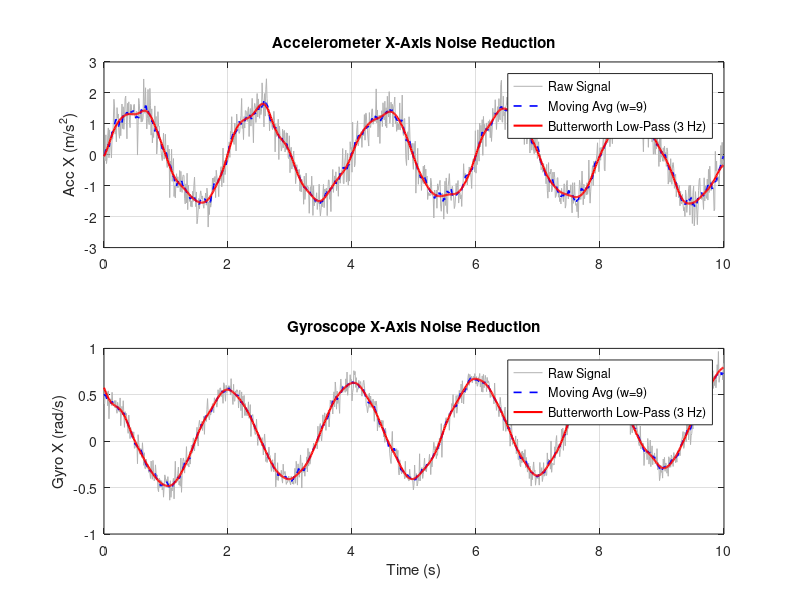

Write the MATLAB code that produced this figure.
function imu_analysis_demo()
% 1. Setup Parameters
sample_rate = 100.0; % Sampling Frequency (Hz)
duration = 10.0;     % Duration (seconds)
t = (0:1/sample_rate:duration - 1/sample_rate)';
num_samples = length(t);

% 2. Generate Ground Truth Signals (True Motion)
% Accelerometer (m/s^2) - X, Y motion & Z gravity
acc_x_true = 1.5 * sin(2 * pi * 0.5 * t);
acc_y_true = 0.8 * cos(2 * pi * 0.25 * t);
acc_z_true = 9.81 + 0.5 * sin(2 * pi * 1.0 * t);

% Gyroscope (rad/s) - Angular velocities
gyro_x_true = 0.5 * cos(2 * pi * 0.5 * t);
gyro_y_true = 0.3 * sin(2 * pi * 0.8 * t);
gyro_z_true = 0.1 * ones(size(t));

% 3. Add Gaussian Noise and Gyro Drift
rng(42); % Set seed for reproducibility
acc_noise = 0.4 * randn(num_samples, 3);
gyro_noise = 0.08 * randn(num_samples, 3);
gyro_drift = linspace(0, 0.25, num_samples)'; % Low-frequency bias

raw_acc = [acc_x_true, acc_y_true, acc_z_true] + acc_noise;
raw_gyro = [gyro_x_true + gyro_drift, gyro_y_true, gyro_z_true] + gyro_noise;

% 4. Statistical Analysis (Summary Output)
fprintf('=== Raw Accelerometer Summary (X-axis) ===\n');
fprintf('Mean: %.4f | Std: %.4f | Min: %.4f | Max: %.4f\n\n', ...
    mean(raw_acc(:,1)), std(raw_acc(:,1)), min(raw_acc(:,1)), max(raw_acc(:,1)));

% 5. Noise Reduction Filtering

% Method A: Moving Average Filter (Window Size = 9)
window_size = 9;
ma_acc_x = movmean(raw_acc(:,1), window_size);
ma_gyro_x = movmean(raw_gyro(:,1), window_size);

% Method B: Butterworth Low-Pass Filter (Cutoff = 3 Hz, Order = 4)
cutoff_freq = 3.0; 
nyquist = sample_rate / 2;
norm_cutoff = cutoff_freq / nyquist;
[b, a] = butter(4, norm_cutoff, 'low');

% Zero-phase filtering using filtfilt
butter_acc_x = filtfilt(b, a, raw_acc(:,1));
butter_gyro_x = filtfilt(b, a, raw_gyro(:,1));

% 6. Visualization
figure('Name', 'IMU Noise Reduction Analysis', 'NumberTitle', 'off');

% Plot Accelerometer X
subplot(2,1,1);
plot(t, raw_acc(:,1), 'Color', [0.7 0.7 0.7], 'DisplayName', 'Raw Signal'); hold on;
plot(t, ma_acc_x, '--b', 'LineWidth', 1.2, 'DisplayName', 'Moving Avg (w=9)');
plot(t, butter_acc_x, '-r', 'LineWidth', 1.5, 'DisplayName', 'Butterworth Low-Pass (3 Hz)');
hold off;
grid on;
title('Accelerometer X-Axis Noise Reduction');
ylabel('Acc X (m/s^2)');
legend('Location', 'northeast');

% Plot Gyroscope X
subplot(2,1,2);
plot(t, raw_gyro(:,1), 'Color', [0.7 0.7 0.7], 'DisplayName', 'Raw Signal'); hold on;
plot(t, ma_gyro_x, '--b', 'LineWidth', 1.2, 'DisplayName', 'Moving Avg (w=9)');
plot(t, butter_gyro_x, '-r', 'LineWidth', 1.5, 'DisplayName', 'Butterworth Low-Pass (3 Hz)');
hold off;
grid on;
title('Gyroscope X-Axis Noise Reduction');
xlabel('Time (s)');
ylabel('Gyro X (rad/s)');
legend('Location', 'northeast');
end
